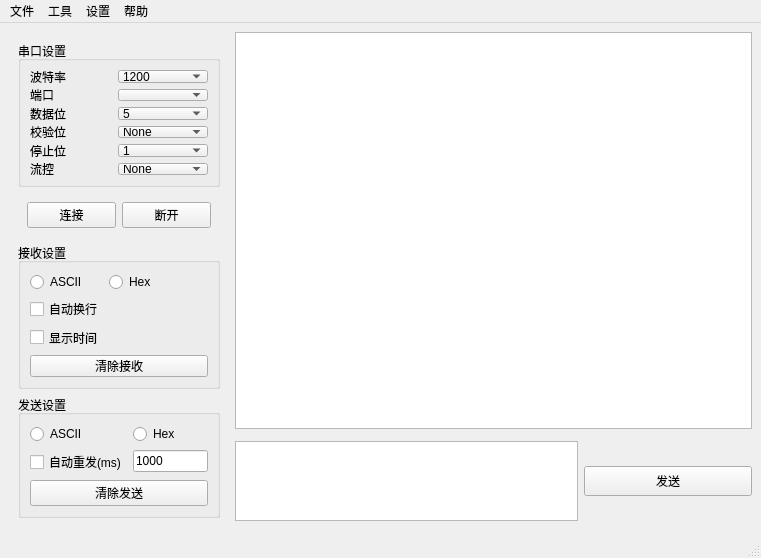
<?xml version="1.0" encoding="UTF-8"?>
<ui version="4.0">
 <class>MainWindow</class>
 <widget class="QMainWindow" name="MainWindow">
  <property name="geometry">
   <rect>
    <x>0</x>
    <y>0</y>
    <width>761</width>
    <height>558</height>
   </rect>
  </property>
  <property name="minimumSize">
   <size>
    <width>0</width>
    <height>558</height>
   </size>
  </property>
  <property name="maximumSize">
   <size>
    <width>16777215</width>
    <height>16777215</height>
   </size>
  </property>
  <property name="windowTitle">
   <string>MainWindow</string>
  </property>
  <property name="windowIcon">
   <iconset>
    <normaloff>:/ico_UHelper.ico</normaloff>:/ico_UHelper.ico</iconset>
  </property>
  <widget class="QWidget" name="UHelperwidget">
   <property name="minimumSize">
    <size>
     <width>0</width>
     <height>508</height>
    </size>
   </property>
   <layout class="QGridLayout" name="gridLayout_2">
    <item row="0" column="0" rowspan="4">
     <widget class="QWidget" name="widget_3" native="true">
      <property name="sizePolicy">
       <sizepolicy hsizetype="Preferred" vsizetype="Expanding">
        <horstretch>0</horstretch>
        <verstretch>0</verstretch>
       </sizepolicy>
      </property>
      <property name="minimumSize">
       <size>
        <width>0</width>
        <height>0</height>
       </size>
      </property>
      <property name="maximumSize">
       <size>
        <width>220</width>
        <height>12580</height>
       </size>
      </property>
      <layout class="QVBoxLayout" name="verticalLayout">
       <item>
        <widget class="QGroupBox" name="groupBox_uartSetting">
         <property name="title">
          <string>串口设置</string>
         </property>
         <layout class="QGridLayout" name="gridLayout">
          <item row="4" column="0">
           <widget class="QLabel" name="label_uartStopBit">
            <property name="text">
             <string>停止位</string>
            </property>
           </widget>
          </item>
          <item row="5" column="0">
           <widget class="QLabel" name="label_uartFlowControl">
            <property name="text">
             <string>流控</string>
            </property>
           </widget>
          </item>
          <item row="3" column="0">
           <widget class="QLabel" name="label_uartCheckBit">
            <property name="text">
             <string>校验位</string>
            </property>
           </widget>
          </item>
          <item row="4" column="1">
           <widget class="QComboBox" name="comBox_uartStopBit">
            <item>
             <property name="text">
              <string>1</string>
             </property>
            </item>
            <item>
             <property name="text">
              <string>2</string>
             </property>
            </item>
           </widget>
          </item>
          <item row="2" column="1">
           <widget class="QComboBox" name="comBox_uartDataLen">
            <item>
             <property name="text">
              <string>5</string>
             </property>
            </item>
            <item>
             <property name="text">
              <string>6</string>
             </property>
            </item>
            <item>
             <property name="text">
              <string>7</string>
             </property>
            </item>
            <item>
             <property name="text">
              <string>8</string>
             </property>
            </item>
           </widget>
          </item>
          <item row="0" column="1">
           <widget class="QComboBox" name="comBox_uartDps">
            <item>
             <property name="text">
              <string>1200</string>
             </property>
            </item>
            <item>
             <property name="text">
              <string>2400</string>
             </property>
            </item>
            <item>
             <property name="text">
              <string>4800</string>
             </property>
            </item>
            <item>
             <property name="text">
              <string>9600</string>
             </property>
            </item>
            <item>
             <property name="text">
              <string>19200</string>
             </property>
            </item>
            <item>
             <property name="text">
              <string>38400</string>
             </property>
            </item>
            <item>
             <property name="text">
              <string>57600</string>
             </property>
            </item>
            <item>
             <property name="text">
              <string>115200</string>
             </property>
            </item>
            <item>
             <property name="text">
              <string>Custom</string>
             </property>
            </item>
           </widget>
          </item>
          <item row="1" column="0">
           <widget class="QLabel" name="label_uartPort">
            <property name="text">
             <string>端口</string>
            </property>
           </widget>
          </item>
          <item row="2" column="0">
           <widget class="QLabel" name="label_uartDataLen">
            <property name="text">
             <string>数据位</string>
            </property>
           </widget>
          </item>
          <item row="0" column="0">
           <widget class="QLabel" name="label_uartDps">
            <property name="text">
             <string>波特率</string>
            </property>
           </widget>
          </item>
          <item row="1" column="1">
           <widget class="MyComboBox" name="comBox_uartPort"/>
          </item>
          <item row="3" column="1">
           <widget class="QComboBox" name="comBox_uartCheckBit">
            <item>
             <property name="text">
              <string>None</string>
             </property>
            </item>
            <item>
             <property name="text">
              <string>Even</string>
             </property>
            </item>
            <item>
             <property name="text">
              <string>Odd</string>
             </property>
            </item>
            <item>
             <property name="text">
              <string>Space</string>
             </property>
            </item>
            <item>
             <property name="text">
              <string>Mark</string>
             </property>
            </item>
           </widget>
          </item>
          <item row="5" column="1">
           <widget class="QComboBox" name="comBox_uartFlowControl">
            <item>
             <property name="text">
              <string>None</string>
             </property>
            </item>
            <item>
             <property name="text">
              <string>RTS/CTS</string>
             </property>
            </item>
            <item>
             <property name="text">
              <string>XON/XOFF</string>
             </property>
            </item>
           </widget>
          </item>
         </layout>
        </widget>
       </item>
       <item>
        <widget class="QWidget" name="widget" native="true">
         <layout class="QHBoxLayout" name="horizontalLayout">
          <item>
           <widget class="QPushButton" name="pushButton_uartConnect">
            <property name="text">
             <string>连接</string>
            </property>
           </widget>
          </item>
          <item>
           <widget class="QPushButton" name="pushButton_uartDisconnect">
            <property name="text">
             <string>断开</string>
            </property>
           </widget>
          </item>
         </layout>
        </widget>
       </item>
       <item>
        <widget class="QGroupBox" name="groupBox_displaySetting">
         <property name="title">
          <string>接收设置</string>
         </property>
         <layout class="QFormLayout" name="formLayout_2">
          <item row="0" column="0">
           <widget class="QRadioButton" name="radioButton_displayASCII">
            <property name="text">
             <string>ASCII</string>
            </property>
           </widget>
          </item>
          <item row="0" column="1">
           <widget class="QRadioButton" name="radioButton_displayHEX">
            <property name="text">
             <string>Hex</string>
            </property>
           </widget>
          </item>
          <item row="1" column="0">
           <widget class="QCheckBox" name="checkBox_displayNewline">
            <property name="text">
             <string>自动换行</string>
            </property>
           </widget>
          </item>
          <item row="2" column="0">
           <widget class="QCheckBox" name="checkBox_displayTime">
            <property name="text">
             <string>显示时间</string>
            </property>
           </widget>
          </item>
          <item row="3" column="0" colspan="2">
           <widget class="QPushButton" name="pushButton_clear_TBinput">
            <property name="text">
             <string>清除接收</string>
            </property>
           </widget>
          </item>
         </layout>
        </widget>
       </item>
       <item>
        <widget class="QGroupBox" name="groupBox_sendoutSetting">
         <property name="title">
          <string>发送设置</string>
         </property>
         <layout class="QFormLayout" name="formLayout">
          <item row="0" column="0">
           <widget class="QRadioButton" name="radioButton_sendoutASCII">
            <property name="text">
             <string>ASCII</string>
            </property>
           </widget>
          </item>
          <item row="0" column="1">
           <widget class="QRadioButton" name="radioButton_sendoutHEX">
            <property name="text">
             <string>Hex</string>
            </property>
           </widget>
          </item>
          <item row="1" column="0">
           <widget class="QCheckBox" name="checkBox_sendoutAutoResend">
            <property name="text">
             <string>自动重发(ms)</string>
            </property>
           </widget>
          </item>
          <item row="1" column="1">
           <widget class="QLineEdit" name="lineEdit_AutoResend">
            <property name="text">
             <string>1000</string>
            </property>
           </widget>
          </item>
          <item row="2" column="0" colspan="2">
           <widget class="QPushButton" name="pushButton_clear_TBoutput">
            <property name="text">
             <string>清除发送</string>
            </property>
           </widget>
          </item>
         </layout>
        </widget>
       </item>
      </layout>
     </widget>
    </item>
    <item row="2" column="1" colspan="2">
     <widget class="QPlainTextEdit" name="textEdit_output">
      <property name="maximumSize">
       <size>
        <width>1952222</width>
        <height>80</height>
       </size>
      </property>
     </widget>
    </item>
    <item row="2" column="3">
     <widget class="QPushButton" name="buttom_sendout">
      <property name="minimumSize">
       <size>
        <width>35</width>
        <height>30</height>
       </size>
      </property>
      <property name="maximumSize">
       <size>
        <width>16777215</width>
        <height>16777215</height>
       </size>
      </property>
      <property name="text">
       <string>发送</string>
      </property>
     </widget>
    </item>
    <item row="0" column="1" colspan="3">
     <widget class="QTextBrowser" name="textBrowser_intput">
      <property name="font">
       <font>
        <pointsize>9</pointsize>
        <weight>75</weight>
        <bold>true</bold>
       </font>
      </property>
      <property name="html">
       <string>&lt;!DOCTYPE HTML PUBLIC &quot;-//W3C//DTD HTML 4.0//EN&quot; &quot;http://www.w3.org/TR/REC-html40/strict.dtd&quot;&gt;
&lt;html&gt;&lt;head&gt;&lt;meta name=&quot;qrichtext&quot; content=&quot;1&quot; /&gt;&lt;style type=&quot;text/css&quot;&gt;
p, li { white-space: pre-wrap; }
&lt;/style&gt;&lt;/head&gt;&lt;body style=&quot; font-family:'SimSun'; font-size:9pt; font-weight:600; font-style:normal;&quot;&gt;
&lt;p style=&quot;-qt-paragraph-type:empty; margin-top:0px; margin-bottom:0px; margin-left:0px; margin-right:0px; -qt-block-indent:0; text-indent:0px; font-size:12pt; font-weight:400;&quot;&gt;&lt;br /&gt;&lt;/p&gt;&lt;/body&gt;&lt;/html&gt;</string>
      </property>
     </widget>
    </item>
   </layout>
  </widget>
  <widget class="QStatusBar" name="statusBar"/>
  <widget class="QMenuBar" name="menuBar">
   <property name="geometry">
    <rect>
     <x>0</x>
     <y>0</y>
     <width>761</width>
     <height>23</height>
    </rect>
   </property>
   <widget class="QMenu" name="menu_file">
    <property name="title">
     <string>文件</string>
    </property>
    <addaction name="action_saveRecnews"/>
   </widget>
   <widget class="QMenu" name="menu_tools">
    <property name="title">
     <string>工具</string>
    </property>
    <addaction name="action_ASCII"/>
    <addaction name="action_baseConversion"/>
   </widget>
   <widget class="QMenu" name="menu_help">
    <property name="title">
     <string>帮助</string>
    </property>
    <addaction name="action_pushbug"/>
    <addaction name="separator"/>
    <addaction name="action_aboutUHelper"/>
   </widget>
   <widget class="QMenu" name="menu_setting">
    <property name="title">
     <string>设置</string>
    </property>
    <widget class="QMenu" name="menu_setStyle">
     <property name="title">
      <string>界面风格</string>
     </property>
     <addaction name="action_styleDark"/>
    </widget>
    <addaction name="menu_setStyle"/>
    <addaction name="action_setFont"/>
   </widget>
   <addaction name="menu_file"/>
   <addaction name="menu_tools"/>
   <addaction name="menu_setting"/>
   <addaction name="menu_help"/>
  </widget>
  <action name="action_saveRecnews">
   <property name="text">
    <string>保存消息</string>
   </property>
  </action>
  <action name="action_savePreferences">
   <property name="text">
    <string>保存偏好</string>
   </property>
  </action>
  <action name="action_setPreferences">
   <property name="text">
    <string>选择默认偏好</string>
   </property>
  </action>
  <action name="action_ASCII">
   <property name="text">
    <string>ASCII</string>
   </property>
  </action>
  <action name="action_baseConversion">
   <property name="text">
    <string>进制转换</string>
   </property>
  </action>
  <action name="action_aboutUHelper">
   <property name="text">
    <string>关于UHelper</string>
   </property>
  </action>
  <action name="action_aboutAuthor">
   <property name="text">
    <string>关于作者</string>
   </property>
  </action>
  <action name="action_pushbug">
   <property name="text">
    <string>bug反馈</string>
   </property>
  </action>
  <action name="action_setFont">
   <property name="text">
    <string>字体</string>
   </property>
  </action>
  <action name="action_styleDefault">
   <property name="checkable">
    <bool>true</bool>
   </property>
   <property name="checked">
    <bool>true</bool>
   </property>
   <property name="text">
    <string>默认风格</string>
   </property>
  </action>
  <action name="action_styleDark">
   <property name="checkable">
    <bool>true</bool>
   </property>
   <property name="checked">
    <bool>false</bool>
   </property>
   <property name="text">
    <string>黑色炫酷</string>
   </property>
  </action>
  <action name="action_styleWhite">
   <property name="checkable">
    <bool>true</bool>
   </property>
   <property name="text">
    <string>白色靓丽</string>
   </property>
  </action>
 </widget>
 <customwidgets>
  <customwidget>
   <class>MyComboBox</class>
   <extends>QComboBox</extends>
   <header>mycombobox.h</header>
  </customwidget>
 </customwidgets>
 <tabstops>
  <tabstop>comBox_uartDps</tabstop>
  <tabstop>comBox_uartPort</tabstop>
  <tabstop>comBox_uartDataLen</tabstop>
  <tabstop>comBox_uartCheckBit</tabstop>
  <tabstop>comBox_uartStopBit</tabstop>
  <tabstop>comBox_uartFlowControl</tabstop>
  <tabstop>radioButton_displayASCII</tabstop>
  <tabstop>radioButton_displayHEX</tabstop>
  <tabstop>checkBox_displayNewline</tabstop>
  <tabstop>checkBox_displayTime</tabstop>
  <tabstop>radioButton_sendoutASCII</tabstop>
  <tabstop>radioButton_sendoutHEX</tabstop>
  <tabstop>checkBox_sendoutAutoResend</tabstop>
  <tabstop>lineEdit_AutoResend</tabstop>
  <tabstop>pushButton_uartConnect</tabstop>
  <tabstop>textEdit_output</tabstop>
  <tabstop>pushButton_clear_TBinput</tabstop>
  <tabstop>pushButton_uartDisconnect</tabstop>
  <tabstop>pushButton_clear_TBoutput</tabstop>
  <tabstop>textBrowser_intput</tabstop>
 </tabstops>
 <resources/>
 <connections/>
</ui>
